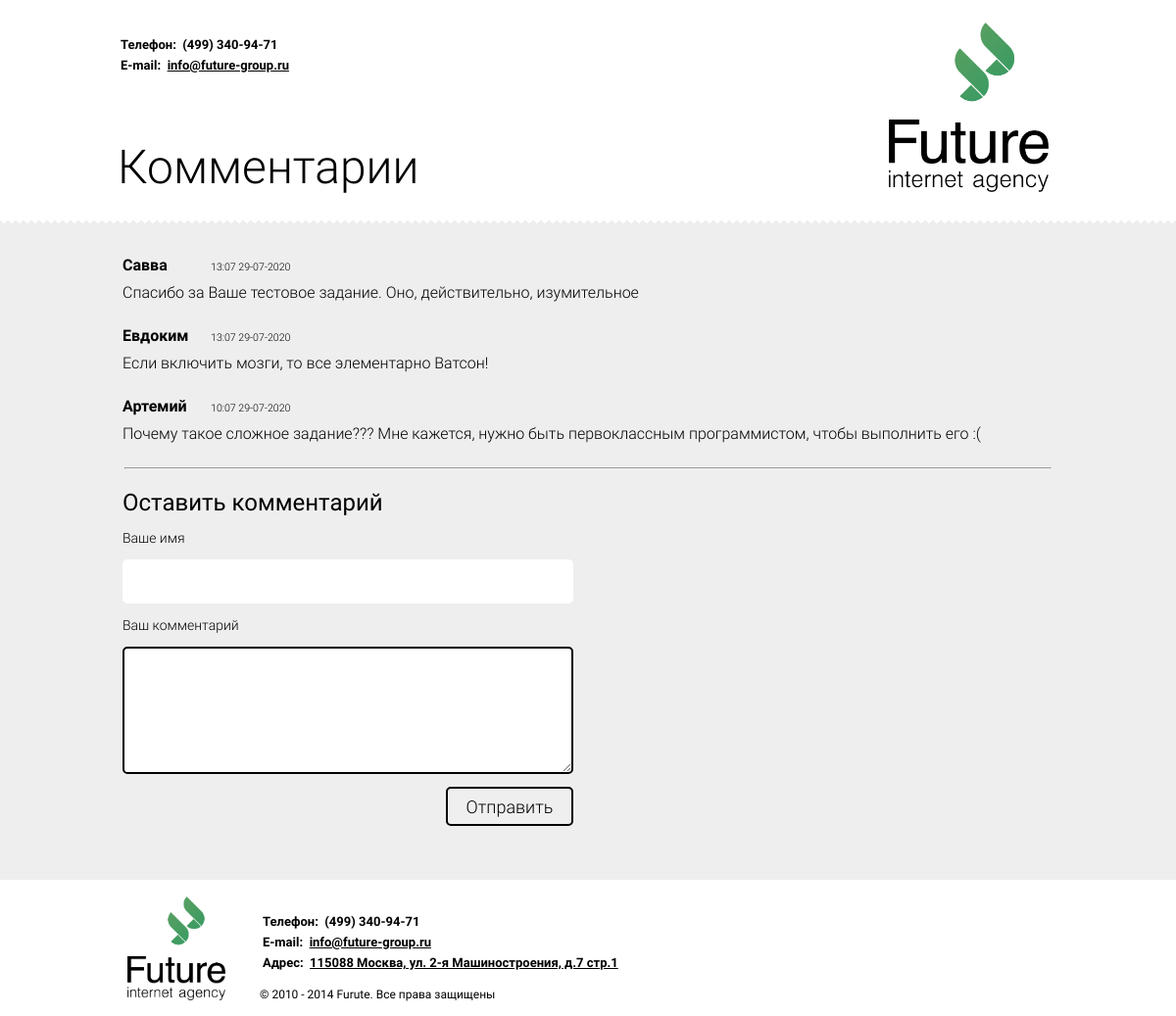
The page / on the database its author committed.
### tables this page shows
CREATE TABLE `future_comments` (
  `id` int(32) NOT NULL,
  `comment` text NOT NULL,
  `datetime` datetime NOT NULL,
  `name` text NOT NULL,
  `ip` text NOT NULL
);

### content.php (the view)
<?php
$query = "SELECT * FROM future_comments ORDER by id DESC";
if ($result = $mysqli->query($query)) {
    echo "<div class='content'>";
    foreach($result as $row){
        echo "<form class='comment' action='' method='POST'>
            <div class='row'>
            <div class='name'>" . $row['name'] . "</div>
            <div class='datetime'>" . date('H:m  d-m-Y', strtotime($row['datetime'])) . "</div></div>
            <div class='row'>
            <div class='comment_text'>" . $row['comment'] . "</div>
            <input type='hidden' name='comment_id' value=" . $row['id'] . " /></div></form>";
    }
    echo "</div>";
}

### index.php (shortened to what this page needs)
<?php
require_once 'db.php';
?>
<!DOCTYPE html>
<html>
<head>
    <link rel="stylesheet" href="css/style.css"/>
</head>
<body>
<header>
    <div class="header-block">
    <div class="contacts">
        <div class="tel"><div class="tel-title">Телефон: &nbsp</div><div class="tel-number">(499) 340-94-71</div></div>
        <div class="email"><div class="email-title">E-mail: &nbsp</div><div class="email-value">info@future-group.ru</div></div>
    </div>
    <h1>Комментарии</h1>
    </div>
    <div class="logo">
        <a href="/index.php"><img src="/img/logo.png" alt="Future internet agency"></a>
    </div>
</header>
<div class="zig-zag"></div>
<div class="wrapper">
    <div class="container">
        <?php
        require_once 'content.php';
        ?>
        <hr>
        <div class="form">
            <h2>Оставить комментарий</h2>
            <form id="comment_create" action="" method="post">
                <p>Ваше имя</p>
                    <input type="text" name="name" required />
                <p>Ваш комментарий</p>
                    <textarea name="comment_text" placeholder="" required></textarea>
                <input type="submit" value="Отправить" />
            </form>
        </div>
    </div>
</div>
<footer>
    <div class="logo">
        <a href="/index.php"><img src="/img/logo.png" alt="Future internet agency"></a>
    </div>
    <div class="footer-block">
        <div class="contacts">
            <div class="tel"><div class="tel-title">Телефон: &nbsp</div><div class="tel-number">(499) 340-94-71</div></div>
            <div class="email"><div class="email-title">E-mail: &nbsp</div><div class="email-value">info@future-group.ru</div></div>
            <div class="addres"><div class="addres-title">Адрес: &nbsp</div><div class="addres-value">115088 Москва, ул. 2-я Машиностроения, д.7 стр.1</div></div>
        </div>
        <div class="copyright">
            © 2010 - 2014 Furute. Все права защищены
        </div>
    </div>
</footer>
</body>
</html>

### css/style.css (style rules this page uses)
body { font-family: Roboto, sans-serif; font-size: 16px; color: #000000; background-color: #ffffff; margin: 0; padding: 0; }
header { display: flex; flex-direction: row; justify-content: space-between; padding-top: 20px; }
footer { padding-top: 17px; display: flex; flex-direction: row; }
h1 { font-size: 48px; font-weight: 300; margin: 65px 0 20px 0; }
h2 { font-size: 24px; font-weight: normal; margin: 10px 0; }
hr { margin: 0 7px; }
.container, header, footer { max-width: 960px; margin: 0 auto; }
header .logo img { width: 163px; padding: 3px 0; }
footer .logo img { width: 100px; }
.logo { padding: 0 10px; }
footer .contacts { padding: 15px 0 0 25px; }
.content { padding: 0 5px; }
.comment { margin: 20px 0; display: flex; flex-direction: column; }
.contacts { font-size: 13px; font-weight: bold; padding-top: 10px; display: flex; flex-direction: column; }
.header-block { padding: 5px 0; }
.tel, .email, .addres { display: flex; flex-direction: row; margin: 3px; }
.email-value, .addres-value { text-decoration: underline; }
.wrapper { width: 100%; background-color: #eeeeee; padding: 5px 0 45px 0; }
.comment .row { width: 100%; display: flex; }
.comment .name { font-size: 16px; font-weight: bold; min-width: 85px; }
.comment .datetime { font-size: 10.62px; font-weight: 300; padding: 5px; }
.comment .comment_text { font-size: 16px; font-weight: 300; padding: 5px 0; }
.form { font-size: 14px; font-weight: 300; padding: 10px 5px; max-width: 460px; }
.form input[type="submit"] { font-size: 18px; font-weight: 300; display: block; width: 130px; height: 40px; border-radius: 5px; border: 2px double #000000; margin-left: auto; margin-right: 0; }
.form input, textarea { font-family: Roboto; font-size: 16px; font-weight: 300; }
.form input[type="text"] { width: 100%; height: 45px; border-radius: 5px; border: 2px double #ffffff; box-sizing: border-box; }
.form textarea { width: 100%; height: 130px; border-radius: 5px; border: 2px double #000000; box-sizing: border-box; margin-bottom: 10px; }
.copyright { font-size: 12px; font-weight: normal; padding: 15px 25px; }
.zig-zag { background: linear-gradient(-45deg, #eeeeee 8px, transparent 0), linear-gradient(45deg, #eeeeee 8px, transparent 0); background-color: white; background-size: 8px; height: 12px; width: 100%; }

### rows shown on the page
future_comments: name "Савва", datetime "13:07 29-07-2020", comment "Спасибо за Ваше тестовое задание. Оно, действительно, изумительное"
future_comments: name "Евдоким", datetime "13:07 29-07-2020", comment "Если включить мозги, то все элементарно Ватсон!"
future_comments: name "Артемий", datetime "10:07 29-07-2020", comment "Почему такое сложное задание??? Мне кажется, нужно быть первоклассным программистом, чтобы выполнить его :("
